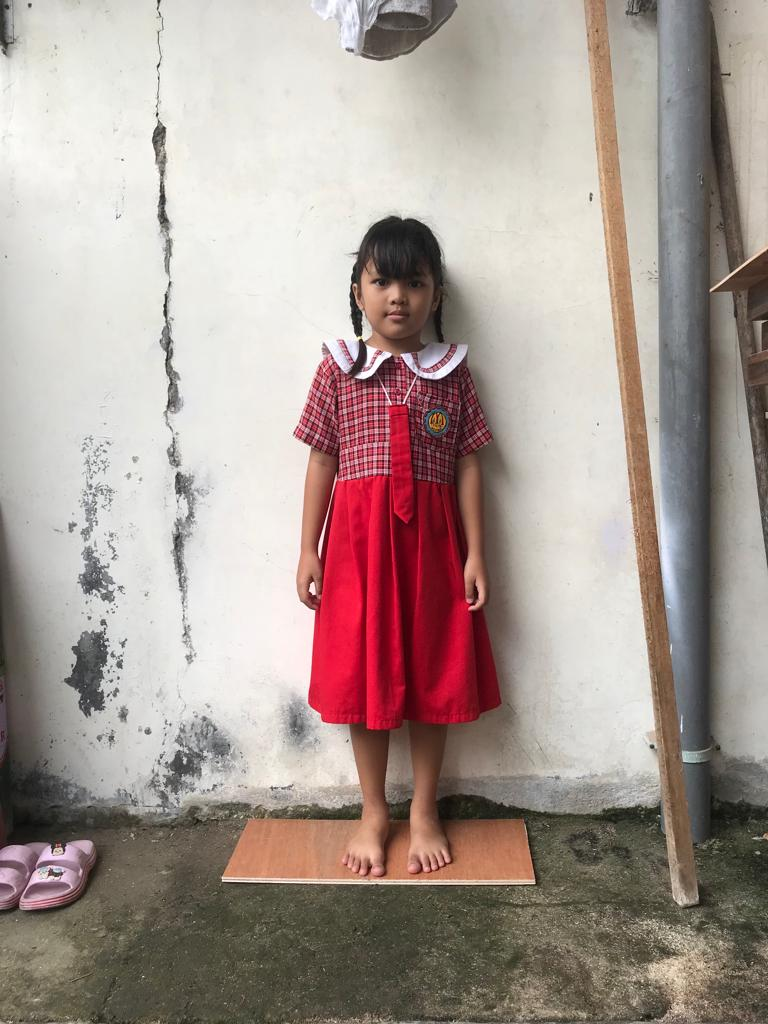
#> input picture OpenCV-Indonesia-master/Depan19.jpeg, 768 x 1024 px
$ python coba2.py
#> lines starting #> are read from the running program, lines starting #| are printed output that depends on the picture; after the words box and inside, x2 and y2 are one past the last pixel; in counts of white or black regions, pixels touching at a corner belong together; long printed decimals are rounded
import cv2
import numpy as np
from PIL import Image
import matplotlib.pyplot as plt
import sys
#from google.colab.patches import cv2_imshow

# Image Processing
kernel = np.ones((5, 5), np.uint8)
image = cv2.imread('Depan19.jpeg')
#> image is the input picture: shape (1024, 768, 3); mean B, G, R 147.4, 153.6, 168.6
image_gray = cv2.cvtColor(image, cv2.COLOR_BGR2GRAY)
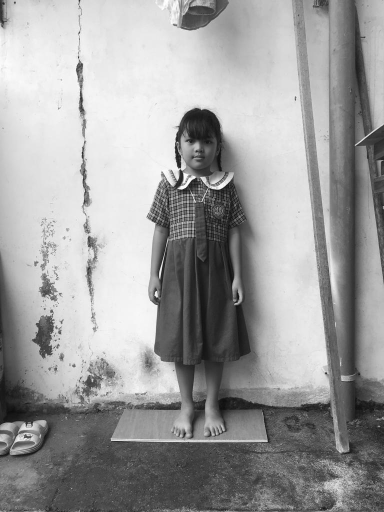
#> image_gray: shape (1024, 768) (shown at 1/2 size); min 5, max 255, mean 157.4
image_blurred = cv2.GaussianBlur(image_gray, (9, 9), 0)
edges = cv2.Canny(image_blurred, 30, 150)
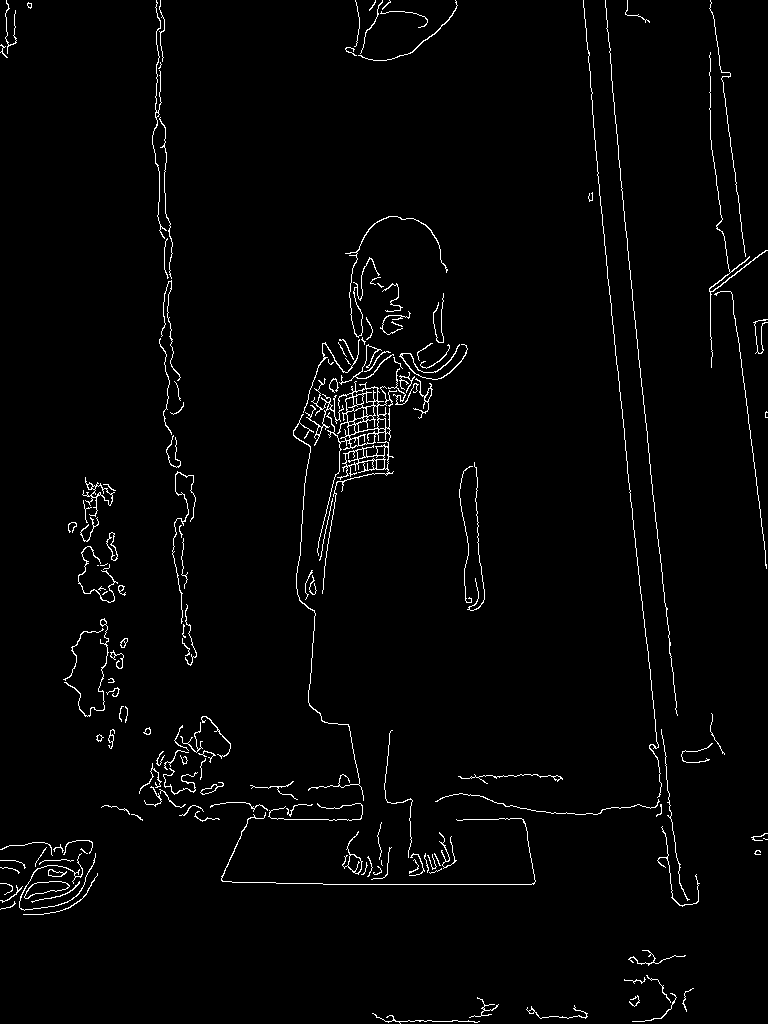
#> edges: shape (1024, 768); 2.1% white in thin lines or dots
dilation = cv2.dilate(edges, kernel, iterations = 1)
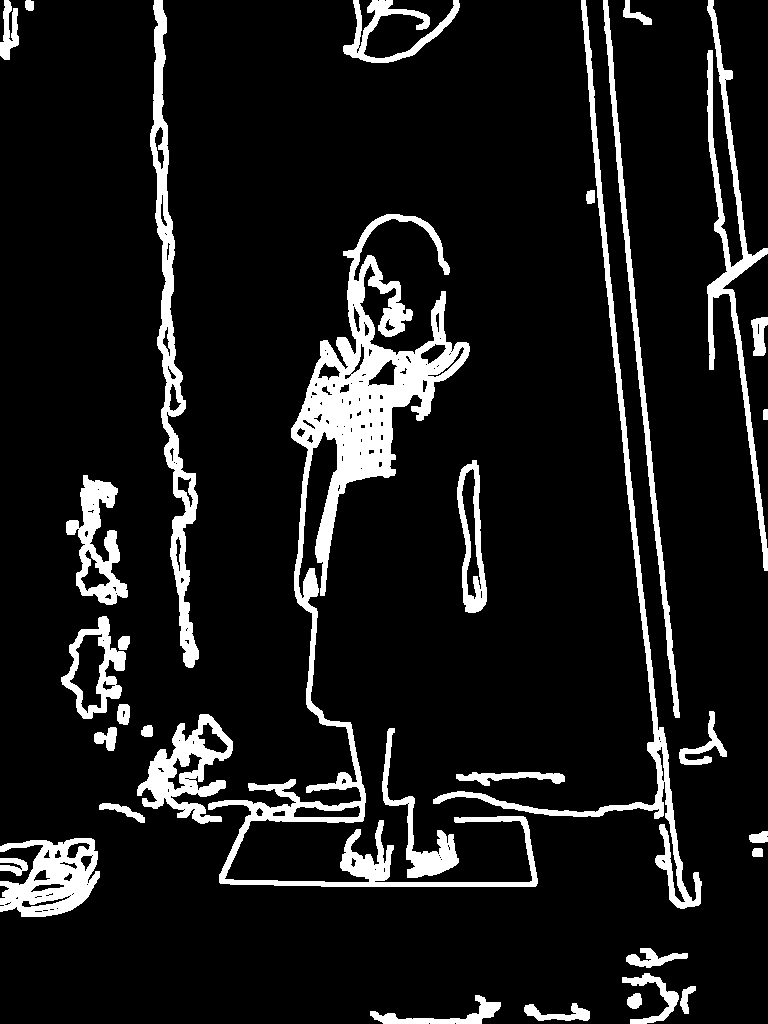
#> dilation: shape (1024, 768); 10.4% white; 34 white regions
image_contours, _ = cv2.findContours(dilation, cv2.RETR_TREE, cv2.CHAIN_APPROX_SIMPLE)
#> image_contours = 193 contours, 104 with area under 20; largest, box (x1, y1, x2, y2) and area: (208, 214, 538, 887) 27659, (150, 0, 199, 668) 8000, (433, 0, 702, 909) 6703, (0, 838, 100, 917) 5246, (137, 714, 233, 824) 4841
image_contours_sorted = sorted(image_contours, key=cv2.contourArea)
#> image_contours_sorted has the same summary as image_contours
contours_poly = cv2.approxPolyDP(image_contours_sorted[-1], 3, True)
#> contours_poly = contour of 191 points, box (x1, y1, x2, y2) (208, 216, 538, 884), area 26755
boundrect = cv2.boundingRect(contours_poly)
#> boundrect = (208, 216, 330, 668)
dpi = 96
scale = 0.2
cv2.rectangle(image, (int(boundrect[0]), int(boundrect[1])), (int(boundrect[0]+boundrect[2]), int(boundrect[1]+boundrect[3])), (0,255,0), 2)
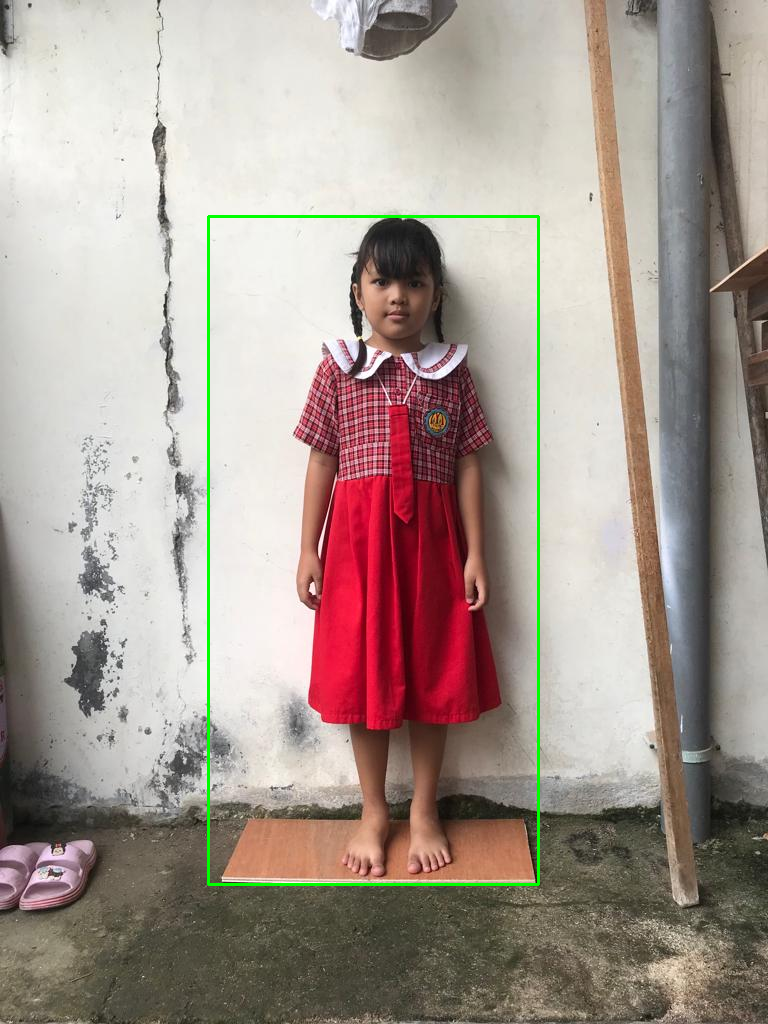
#> image: shape (1024, 768, 3); 0.76% of pixels changed, all inside (x1, y1, x2, y2) = (207, 215, 540, 886)
a = boundrect[2]  * scale
#> a = 66
t = boundrect[3]  * scale
#> t = 133.6

print ("a:", a)
#| a: 66.0
print ("t:", t)
#| t: 133.6

# Display the image
cv2.imshow('Sorted Contours', image)
cv2.waitKey(0)
cv2.destroyAllWindows()

$ run again, with OpenCV-Indonesia-master/Depan10.jpeg copied over OpenCV-Indonesia-master/Depan19.jpeg
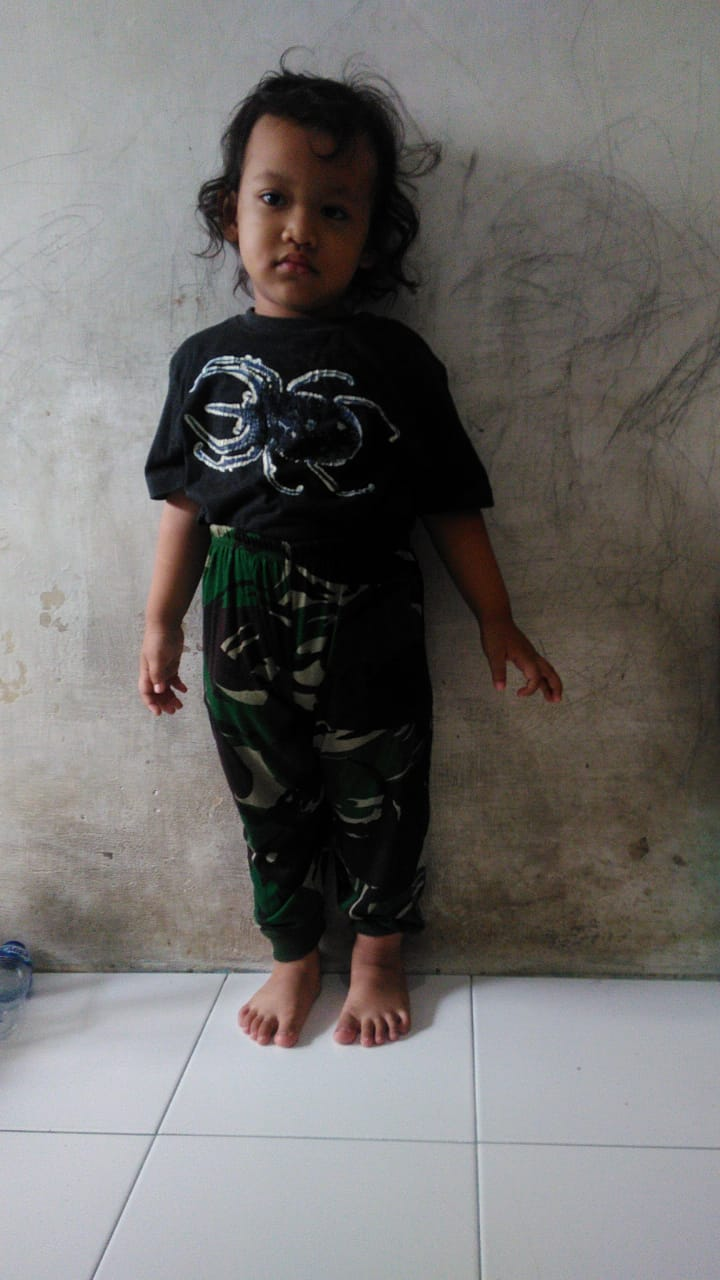
#> input picture OpenCV-Indonesia-master/Depan10.jpeg, 720 x 1280 px
#> image is the input picture: shape (1280, 720, 3); mean B, G, R 107.6, 109.4, 111.9
#> `edges = cv2.Canny(image_blurred, 30, 150)`:
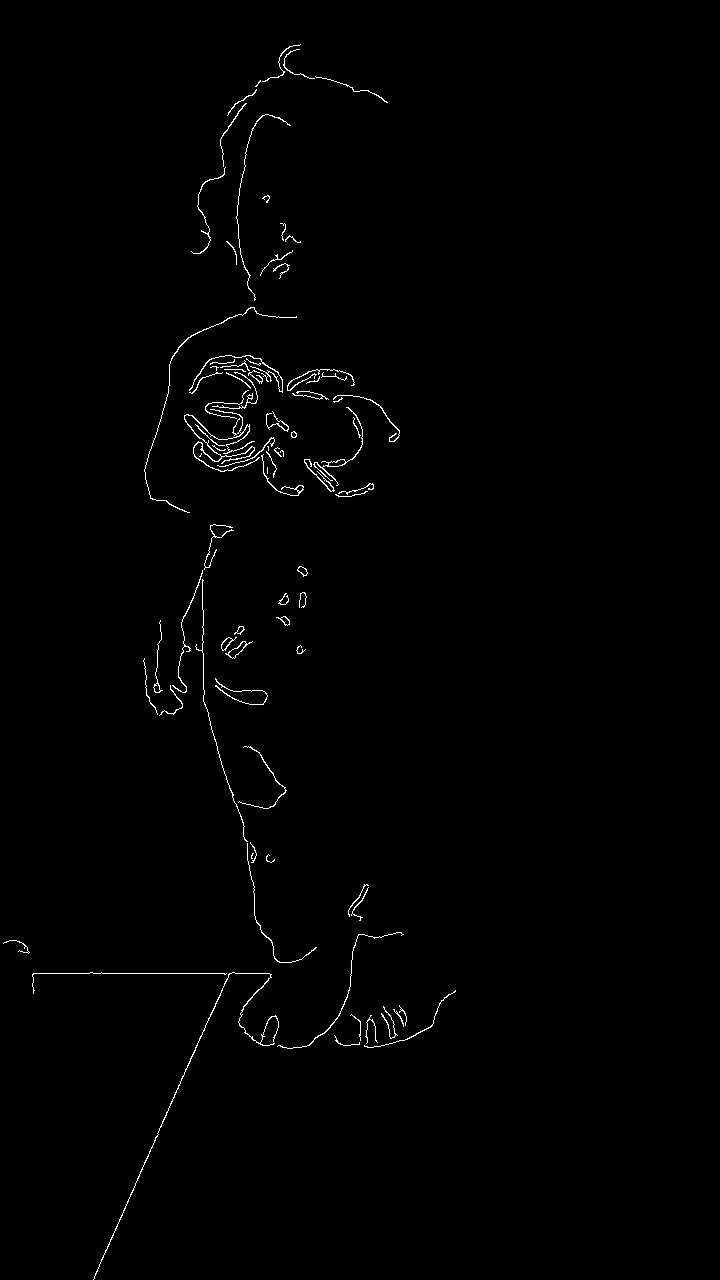
#> edges: shape (1280, 720); 0.8% white in thin lines or dots, all inside (x1, y1, x2, y2) = (3, 44, 456, 1280)
#> dilation: shape (1280, 720); 4.1% white; 23 white regions
#> image_contours = 80 contours, 46 with area under 20; largest, box (x1, y1, x2, y2) and area: (182, 353, 402, 498) 9160, (141, 522, 319, 965) 5776, (30, 930, 406, 1280) 5087, (189, 42, 390, 256) 2519, (332, 988, 458, 1050) 2020
#> image_contours_sorted has the same summary as image_contours
#> contours_poly = contour of 78 points, box (x1, y1, x2, y2) (182, 353, 402, 498), area 8761
#> boundrect = (182, 353, 220, 145)
#> `cv2.rectangle(image, (int(boundrect[0]), int(boundrect[1])), (int(boun..`:
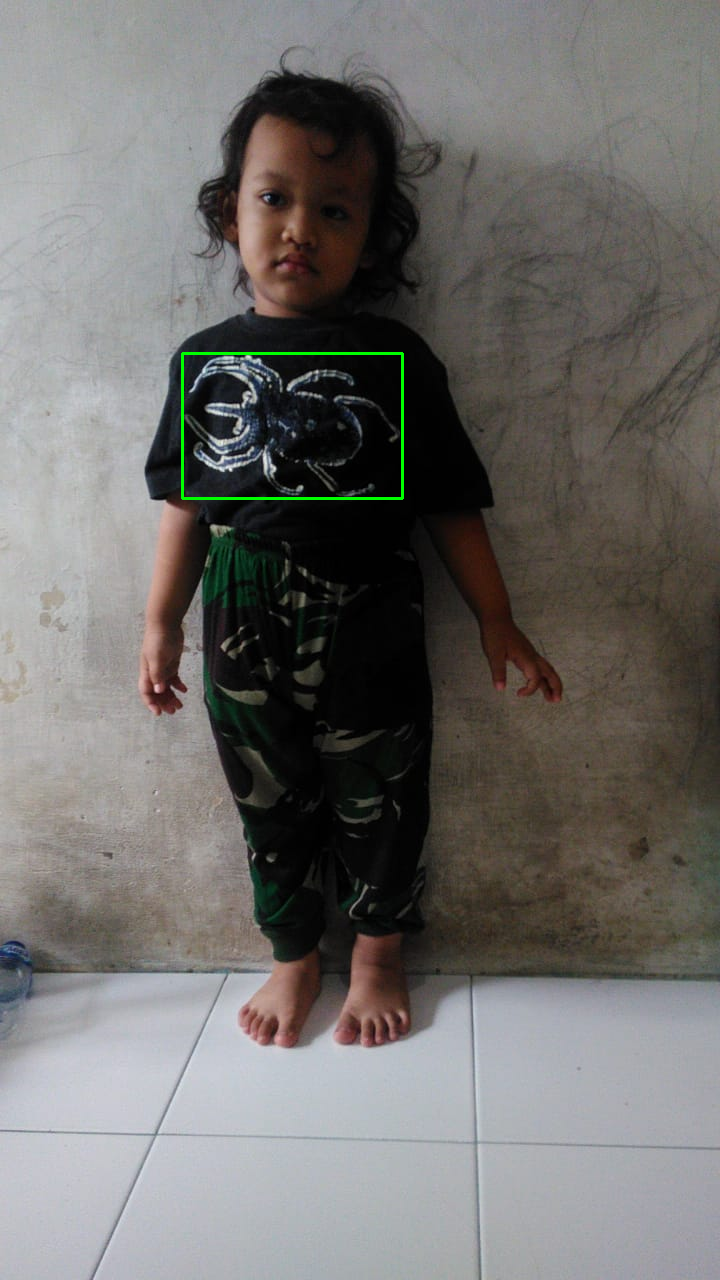
#> image: shape (1280, 720, 3); 0.24% of pixels changed, all inside (x1, y1, x2, y2) = (181, 352, 404, 500)
#> a = 44
#> t = 29
#| a: 44.0
#| t: 29.0
